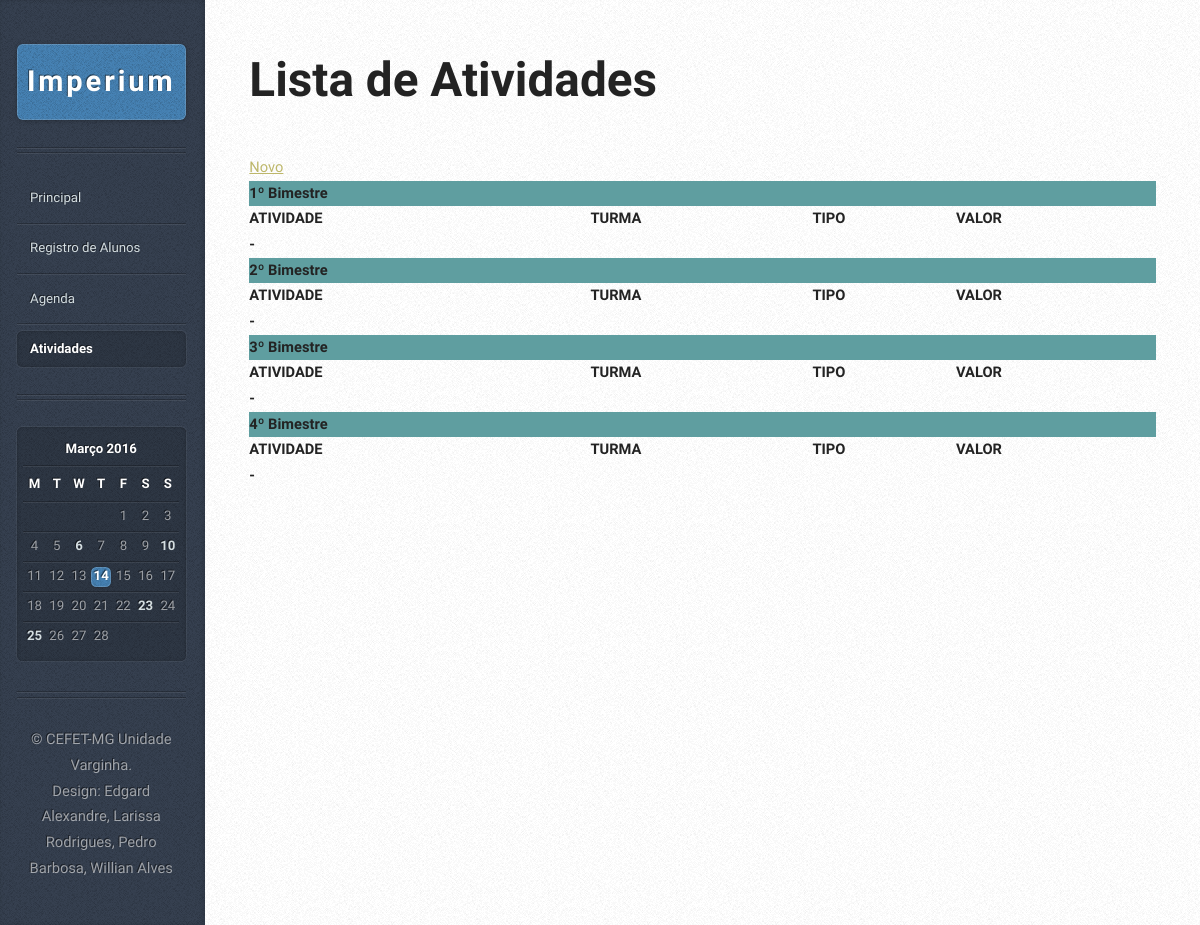
Before: /atividadeLista.php with the older database file.
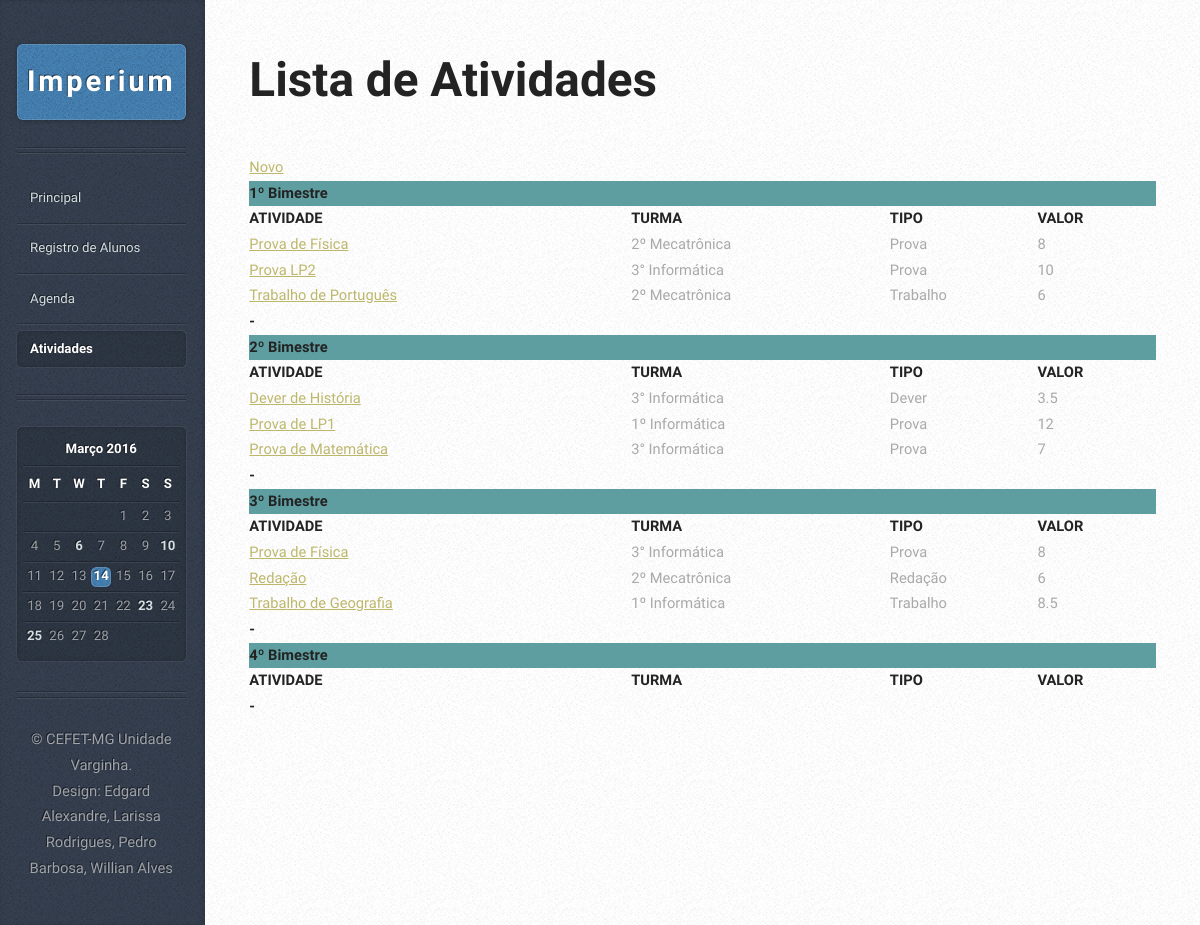
After: the same page with the newer database file.
### tables this page shows
CREATE TABLE IF NOT EXISTS `atividade` (
  `idAtividade` int(11) NOT NULL AUTO_INCREMENT,
  `nomeAtividade` varchar(45) NOT NULL,
  `valorAtividade` float NOT NULL,
  `bimestreAtividade` varchar(45) NOT NULL,
  `tipoAtividade` varchar(45) NOT NULL,
  `idTurmaAtividade` int(11) NOT NULL,
  PRIMARY KEY (`idAtividade`),
  KEY `idTurmaAtividade` (`idTurmaAtividade`)
);

CREATE TABLE IF NOT EXISTS `turma` (
  `idTurma` int(11) NOT NULL AUTO_INCREMENT,
  `nomeTurma` varchar(45) DEFAULT NULL,
  PRIMARY KEY (`idTurma`)
);

### atividadeLista.php (the view, shortened to what this page needs)
<?php
    $PDO = db_connect();
    $sql = "SELECT idTurma, nomeTurma FROM Turma ORDER BY nomeTurma ASC";
    $sql1 = "SELECT idAtividade, nomeAtividade, valorAtividade, bimestreAtividade,tipoAtividade, idTurmaAtividade FROM Atividade WHERE bimestreAtividade = '1º Bimestre' ORDER BY nomeAtividade ASC";
    $sql2 = "SELECT idAtividade, nomeAtividade, valorAtividade, bimestreAtividade,tipoAtividade, idTurmaAtividade FROM Atividade WHERE bimestreAtividade = '2º Bimestre' ORDER BY nomeAtividade ASC";
    $sql3 = "SELECT idAtividade, nomeAtividade, valorAtividade, bimestreAtividade,tipoAtividade, idTurmaAtividade FROM Atividade WHERE bimestreAtividade = '3º Bimestre' ORDER BY nomeAtividade ASC";
    $stmt = $PDO->prepare($sql);
    $stmt1 = $PDO->prepare($sql1);
    $stmt2 = $PDO->prepare($sql2);
    $stmt3 = $PDO->prepare($sql3);
    $stmt->execute();
    $stmt1->execute();
    $stmt2->execute();
    $stmt3->execute();
?>
<!DOCTYPE HTML>
<html>
<head>
    <link rel="stylesheet" href="assets/css/mainScreen.css" />
    <link rel="stylesheet" href="assets/css/style.css" />
</head>
<body>
<div id="content">
    <div class="inner">
        <article class="box post post-excerpt">
            <header>
			<h2>Lista de Atividades</h2>
            </header>
            <table>
                <tr id="bim">
                    <td><h5>1º Bimestre</h5></td>
                    <td><h5> </h5></td>
					<td><h5> </h5></td>
                    <td> </td>
                </tr>
                <tr>
                    <td><h5>ATIVIDADE</h5></td>
                    <td><h5>TURMA</h5></td>
                    <td><h5>TIPO</h5></td>
                    <td><h5>VALOR</h5></td>
                </tr>
                <?php while($Atividade = $stmt1->fetch(PDO::FETCH_ASSOC)): ?>
                <tr>
                    <td><a href = "atividadeRegistro.php?id=<?php echo $Atividade['idAtividade']?>"><?php echo $Atividade['nomeAtividade']?><a></td>
                    <?php while($Turma = $stmt->fetch(PDO::FETCH_ASSOC)): ?>
                        <?php if($Atividade['idTurmaAtividade'] == $Turma['idTurma']): ?>
                                <td><?php echo $Turma['nomeTurma'] ?></td>
                        <?php endif; ?>
                    <?php endwhile;?>
                    <td><?php echo $Atividade['tipoAtividade']?></td>
                    <td><?php echo $Atividade['valorAtividade']?></td>
                </tr>
                <?php $stmt = $PDO->prepare($sql); ?>
                <?php $stmt->execute(); ?>
                <?php endwhile;?>
                <tr>
                    <td><h5>-</h5></td>
                </tr>
                <tr id="bim">
                    <td><h5>2º Bimestre</h5></td>
                    <td><h5> </h5></td>
					<td><h5> </h5></td>
                    <td> </td>
                </tr>
                <tr>
                    <td><h5>ATIVIDADE</h5></td>
                    <td><h5>TURMA</h5></td>
                    <td><h5>TIPO</h5></td>
                    <td><h5>VALOR</h5></td>
                </tr>
                <?php while($Atividade = $stmt2->fetch(PDO::FETCH_ASSOC)): ?>
                <tr>
                    <td><a href = "atividadeRegistro.php?id=<?php echo $Atividade['idAtividade']?>"><?php echo $Atividade['nomeAtividade']?></a></td>
                    <?php while($Turma = $stmt->fetch(PDO::FETCH_ASSOC)): ?>
                        <?php if($Atividade['idTurmaAtividade'] == $Turma['idTurma']): ?>
                                <td><?php echo $Turma['nomeTurma'] ?></td>
                        <?php endif; ?>
                    <?php endwhile;?>
                    <td><?php echo $Atividade['tipoAtividade']?></td>
                    <td><?php echo $Atividade['valorAtividade']?></td>
                </tr>
                <?php $stmt = $PDO->prepare($sql); ?>
                <?php $stmt->execute(); ?>
                <?php endwhile;?>
                <tr>
                    <td><h5>-</h5></td>
                </tr>
                 <tr id="bim">
                    <td><h5>3º Bimestre</h5></td>
                    <td><h5> </h5></td>
					<td><h5> </h5></td>
                    <td> </td>
                </tr>
                <tr>
                    <td><h5>ATIVIDADE</h5></td>
                    <td><h5>TURMA</h5></td>
                    <td><h5>TIPO</h5></td>
                    <td><h5>VALOR</h5></td>
                </tr>
                <?php while($Atividade = $stmt3->fetch(PDO::FETCH_ASSOC)): ?>
                <tr>
                    <td><a href = "atividadeRegistro.php?id=<?php echo $Atividade['idAtividade']?>"><?php echo $Atividade['nomeAtividade']?></a></td>
                    <?php while($Turma = $stmt->fetch(PDO::FETCH_ASSOC)): ?>
                        <?php if($Atividade['idTurmaAtividade'] == $Turma['idTurma']): ?>
                                <td><?php echo $Turma['nomeTurma'] ?></td>
                        <?php endif; ?>
                    <?php endwhile;?>
                    <td><?php echo $Atividade['tipoAtividade']?></td>
                    <td><?php echo $Atividade['valorAtividade']?></td>
                </tr>
                <?php $stmt = $PDO->prepare($sql); ?>
                <?php $stmt->execute(); ?>
                <?php endwhile;?>
                <tr>
                    <td><h5>-</h5></td>
                </tr>
                 <tr id="bim">
                    <td><h5>4º Bimestre</h5></td>
                    <td><h5> </h5></td>
					<td><h5> </h5></td>
                    <td> </td>
                </tr>
                <tr>
                    <td><h5>ATIVIDADE</h5></td>
                    <td><h5>TURMA</h5></td>
                    <td><h5>TIPO</h5></td>
                    <td><h5>VALOR</h5></td>
                </tr>
                <tr>
                    <td><h5>-</h5></td>
                </tr>
                <a href="form-add-Atividade.php"> Novo</a><br>
            </table>
            </article>
    </div>
</div>
			<div id="sidebar">
					<h1 id="logo"><a href="#">Imperium</a></h1>
					<nav id="nav">
						<ul>
							<li><a href="indexMain.html">Principal</a></li>
							<li><a href="turmaRegistro.php">Registro de Alunos</a></li>
							<li><a href="calendario.html">Agenda</a></li>
							<li class="current"><a href="atividadeLista.php">Atividades</a></li>
						</ul>
					</nav>
					<section class="box calendar">
						<div class="inner">
							<table>
								<caption>Março 2016</caption>
								<thead>
									<tr>
										<th scope="col" title="Monday">M</th>
										<th scope="col" title="Tuesday">T</th>
										<th scope="col" title="Wednesday">W</th>
										<th scope="col" title="Thursday">T</th>
										<th scope="col" title="Friday">F</th>
										<th scope="col" title="Saturday">S</th>
										<th scope="col" title="Sunday">S</th>
									</tr>
								</thead>
								<tbody>
									<tr>
										<td colspan="4" class="pad"><span>&nbsp;</span></td>
										<td><span>1</span></td>
										<td><span>2</span></td>
										<td><span>3</span></td>
									</tr>
									<tr>
										<td><span>4</span></td>
										<td><span>5</span></td>
										<td><a href="#">6</a></td>
										<td><span>7</span></td>
										<td><span>8</span></td>
										<td><span>9</span></td>
										<td><a href="#">10</a></td>
									</tr>
									<tr>
										<td><span>11</span></td>
										<td><span>12</span></td>
										<td><span>13</span></td>
										<td class="today"><a href="#">14</a></td>
										<td><span>15</span></td>
										<td><span>16</span></td>
										<td><span>17</span></td>
									</tr>
									<tr>
										<td><span>18</span></td>
										<td><span>19</span></td>
										<td><span>20</span></td>
										<td><span>21</span></td>
										<td><span>22</span></td>
										<td><a href="#">23</a></td>
										<td><span>24</span></td>
									</tr>
									<tr>
										<td><a href="#">25</a></td>
										<td><span>26</span></td>
										<td><span>27</span></td>
										<td><span>28</span></td>
										<td class="pad" colspan="3"><span>&nbsp;</span></td>
									</tr>
								</tbody>
							</table>
						</div>
					</section>
					<ul id="copyright">
						<li>&copy; CEFET-MG Unidade Varginha.</li><li>Design: Edgard Alexandre, Larissa Rodrigues, Pedro Barbosa, Willian Alves</a></li>
					</ul>
			</div>
	</body>
</html>

### assets/css/style.css (style rules this page uses)
#bim { background-color: cadetblue; }

Changed rows visible on the page:
added atividade: nomeAtividade "Prova de Física", tipoAtividade "Prova", valorAtividade "8", shown under "VALOR"
added turma: nomeTurma "2º Mecatrônica"
added atividade: nomeAtividade "Prova LP2", tipoAtividade "Prova", valorAtividade "10", shown under "VALOR"
added turma: nomeTurma "3° Informática"
added atividade: nomeAtividade "Trabalho de Português", tipoAtividade "Trabalho", valorAtividade "6", shown under "VALOR"
added atividade: nomeAtividade "Dever de História", tipoAtividade "Dever", valorAtividade "3.5", shown under "VALOR"
added atividade: nomeAtividade "Prova de LP1", tipoAtividade "Prova", valorAtividade "12", shown under "VALOR"
added turma: nomeTurma "1º Informática"
added atividade: nomeAtividade "Prova de Matemática", tipoAtividade "Prova", valorAtividade "7", shown under "VALOR"
added atividade: nomeAtividade "Prova de Física", tipoAtividade "Prova", valorAtividade "8", shown under "VALOR"
added atividade: nomeAtividade "Redação", tipoAtividade "Redação", valorAtividade "6", shown under "VALOR"
added atividade: nomeAtividade "Trabalho de Geografia", tipoAtividade "Trabalho", valorAtividade "8.5", shown under "VALOR"
